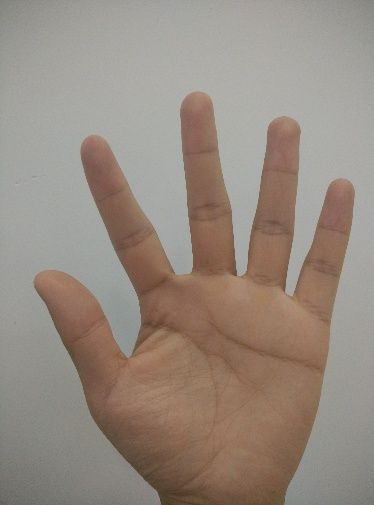
#> input picture picture/test5.jpg, 374 x 505 px
$ python hw-canny.py
#> lines starting #> are read from the running program, lines starting #| are printed output that depends on the picture; after the words box and inside, x2 and y2 are one past the last pixel; in counts of white or black regions, pixels touching at a corner belong together
import cv2
import numpy as np

img = cv2.imread('test5.jpg')
#> img is the input picture: shape (505, 374, 3); mean B, G, R 128.1, 138.3, 150.6

blurImg = cv2.GaussianBlur(img, (9, 9), 0)

cannyImg = cv2.Canny(blurImg, 50, 130)
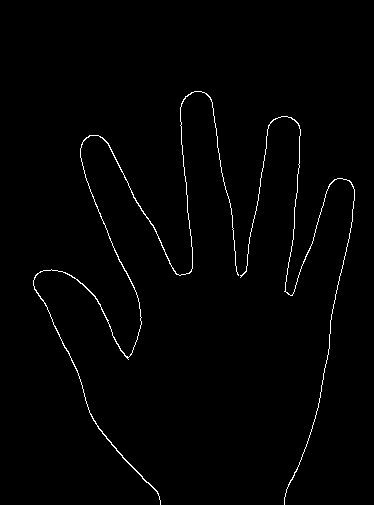
#> cannyImg: shape (505, 374); 1.2% white in thin lines or dots, all inside (x1, y1, x2, y2) = (33, 91, 355, 505)

cannyImg_inv = cv2.bitwise_not(cannyImg)

cannyImg_mask1 = cv2.cvtColor(cannyImg_inv, cv2.COLOR_GRAY2BGR)

cannySrcImg = cv2.bitwise_and(img, cannyImg_mask1)
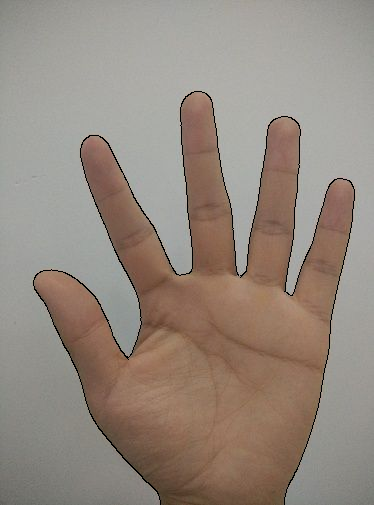
#> cannySrcImg: shape (505, 374, 3); mean B, G, R 126.6, 136.8, 148.9

cannyImg_mask2 = cv2.bitwise_not(cannyImg_mask1)

cannyImg_mask2[:, :, [0, 1]] = 0
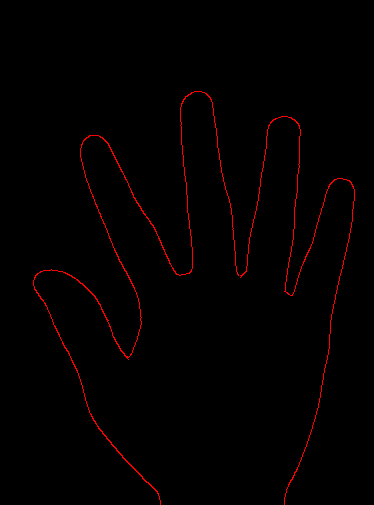
#> cannyImg_mask2: shape (505, 374, 3); mean B, G, R 0, 0, 3

cannyImg_target = cv2.add(cannySrcImg, cannyImg_mask2)
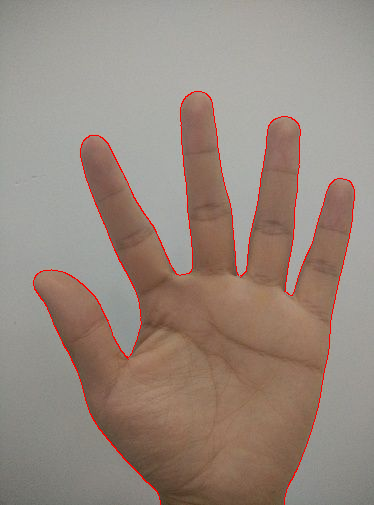
#> cannyImg_target: shape (505, 374, 3); mean B, G, R 126.6, 136.8, 151.9

cv2.namedWindow('cannyImg')
cv2.namedWindow('cannyImg_inv')
cv2.namedWindow('cannyImg_mask1')
cv2.namedWindow('cannySrcImg')
cv2.namedWindow('cannyImg_mask2')
cv2.namedWindow('target')
cv2.imshow('cannyImg', cannyImg)
cv2.imshow('cannyImg_inv', cannyImg_inv)
cv2.imshow('cannyImg_mask1', cannyImg_mask1)
cv2.imshow('cannySrcImg', cannySrcImg)
cv2.imshow('cannyImg_mask2', cannyImg_mask2)
cv2.imshow('target', cannyImg_target)

cv2.waitKey()
cv2.destroyAllWindows()

$ run again, with picture/test1.jpg copied over picture/test5.jpg
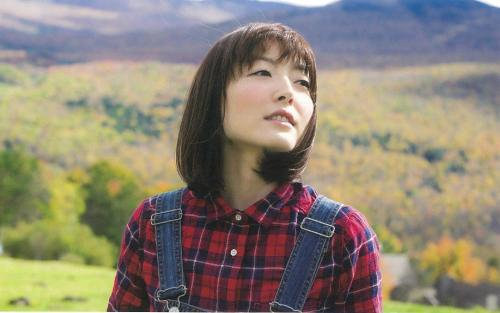
#> input picture picture/test1.jpg, 500 x 313 px
#> img is the input picture: shape (313, 500, 3); mean B, G, R 115.9, 131.7, 140.8
#> `cannyImg = cv2.Canny(blurImg, 50, 130)`:
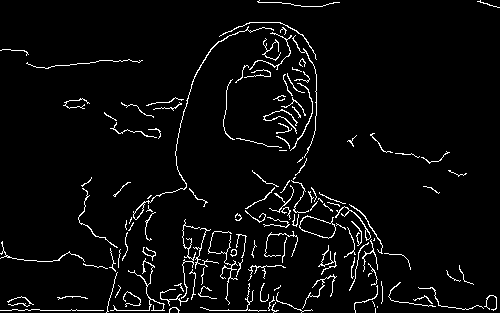
#> cannyImg: shape (313, 500); 4.2% white in thin lines or dots
#> cannyImg_inv: shape (313, 500); 95.8% white; black in thin lines or dots
#> cannyImg_mask1: shape (313, 500, 3); 95.8% white; black in thin lines or dots
#> `cannyImg_target = cv2.add(cannySrcImg, cannyImg_mask2)`:
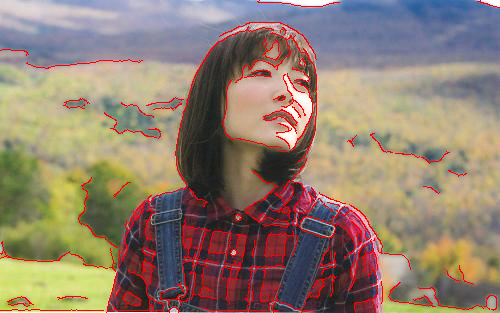
#> cannyImg_target: shape (313, 500, 3); mean B, G, R 111.8, 127.3, 146.1

$ run again, with picture/test2.jpg copied over picture/test5.jpg
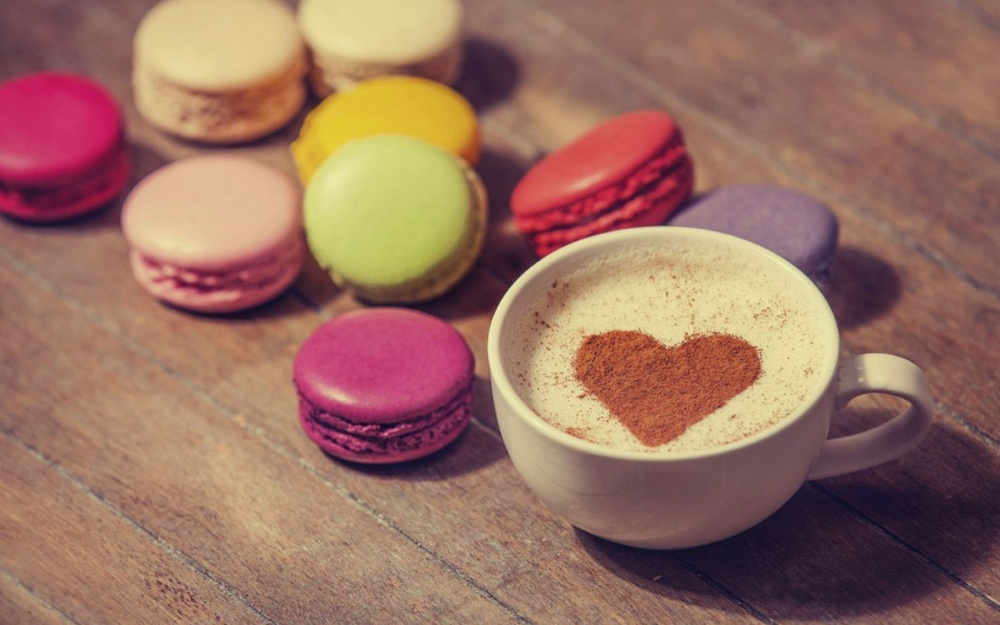
#> input picture picture/test2.jpg, 1000 x 625 px, shrunk from 1920 x 1200 before the run
#> img is the input picture: shape (625, 1000, 3); mean B, G, R 97.1, 111.9, 153.2
#> `cannyImg = cv2.Canny(blurImg, 50, 130)`:
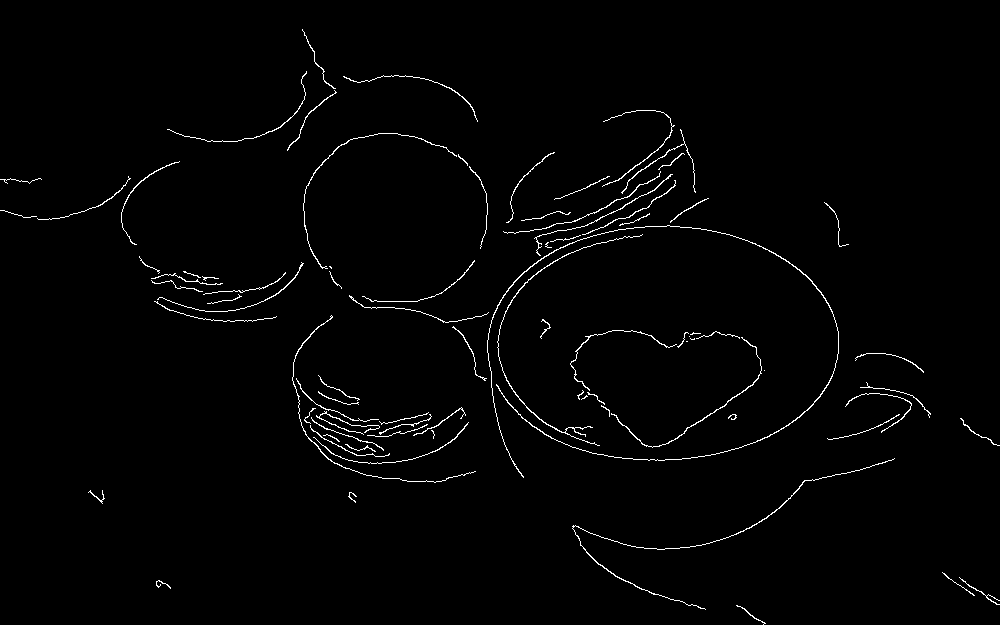
#> cannyImg: shape (625, 1000); 1.4% white in thin lines or dots
#> cannyImg_inv: shape (625, 1000); 98.6% white; black in thin lines or dots
#> cannyImg_mask1: shape (625, 1000, 3); 98.6% white; black in thin lines or dots
#> `cannyImg_target = cv2.add(cannySrcImg, cannyImg_mask2)`:
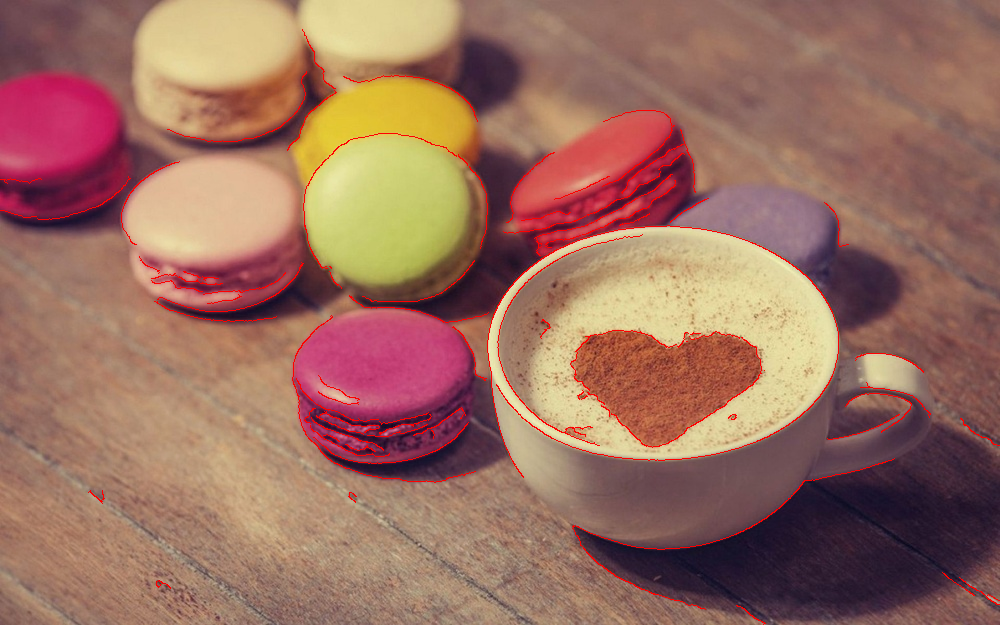
#> cannyImg_target: shape (625, 1000, 3); mean B, G, R 95.8, 110.6, 154.8

$ run again, with picture/test3.jpg copied over picture/test5.jpg
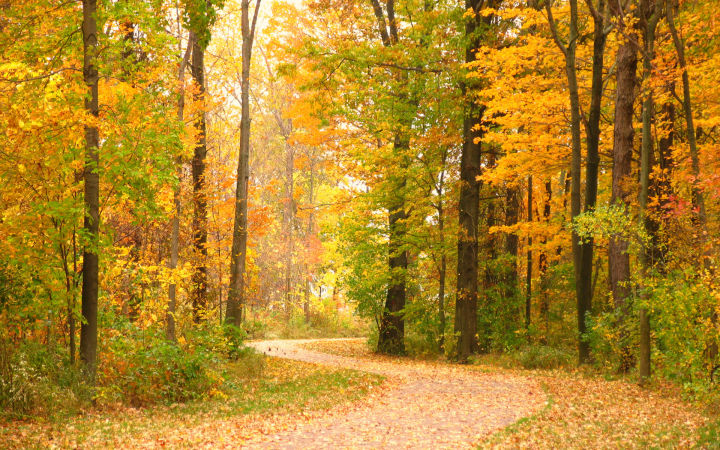
#> input picture picture/test3.jpg, 720 x 450 px
#> img is the input picture: shape (450, 720, 3); mean B, G, R 41.6, 132.4, 174.4
#> `cannyImg = cv2.Canny(blurImg, 50, 130)`:
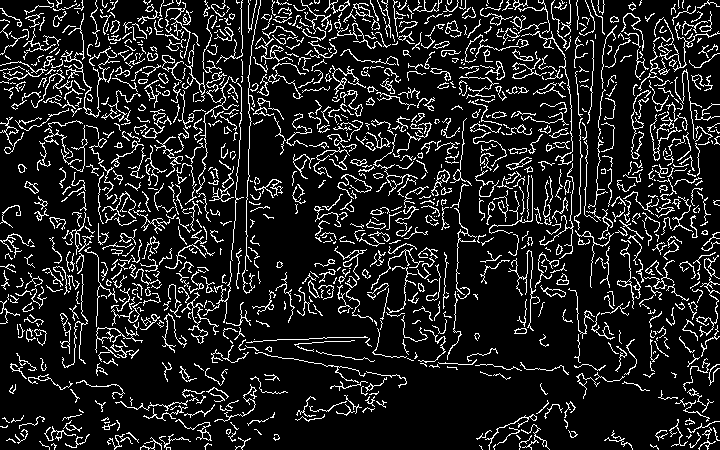
#> cannyImg: shape (450, 720); 12.9% white in thin lines or dots
#> cannyImg_inv: shape (450, 720); 87.1% white; black in thin lines or dots
#> cannyImg_mask1: shape (450, 720, 3); 87.1% white; black in thin lines or dots
#> `cannyImg_target = cv2.add(cannySrcImg, cannyImg_mask2)`:
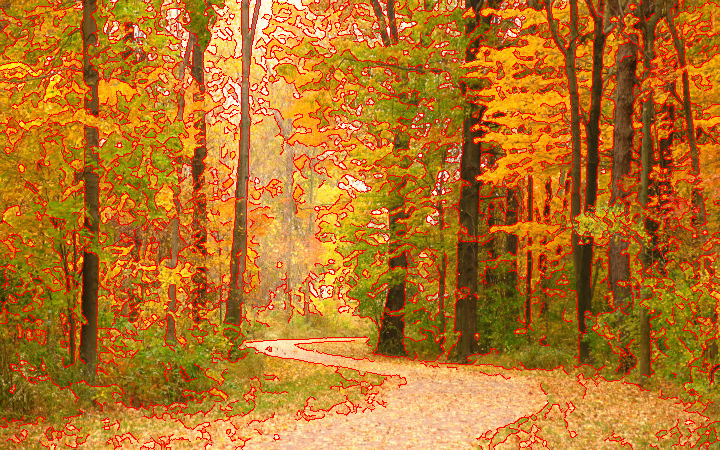
#> cannyImg_target: shape (450, 720, 3); mean B, G, R 36.4, 115.3, 184.5
